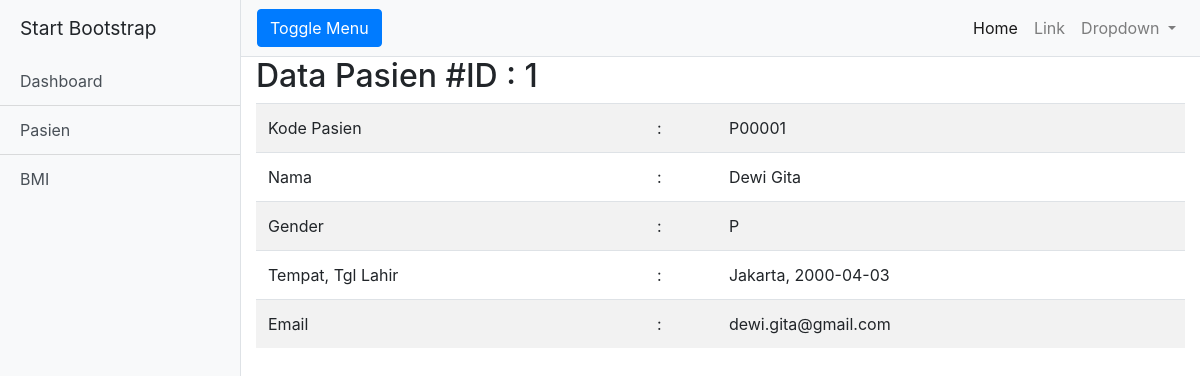
The page /index.php/pasien/view/1 on the database its author committed.
### tables this page shows
CREATE TABLE `pasien` (
  `id` int(11) NOT NULL,
  `kode` varchar(6) NOT NULL,
  `nama` varchar(40) NOT NULL,
  `gender` char(1) DEFAULT NULL,
  `tmp_lahir` varchar(30) DEFAULT NULL,
  `tgl_lahir` date DEFAULT NULL,
  `email` varchar(45) DEFAULT NULL
);

### application/controllers/Pasien.php (called while the page is built, shortened)
<?php
class Pasien extends CI_Controller {
    public function view($id){
        $this->load->model('pasien_model');
        $data['pasien']=$this->pasien_model->findById($id);
        $this->load->view('header');
        $this->load->view('pasien/view',$data);
        $this->load->view('footer');
    }
}

### index.php (called while the page is built, shortened)
<?php
require_once BASEPATH.'core/CodeIgniter.php';

### application/models/Pasien_model.php (called while the page is built, shortened)
<?php
class Pasien_model extends CI_Model {
    public function findById($id){
        $query = $this->db->get_where('pasien',['id'=>$id]);
        return $query->row();
    }
}
?>

### application/views/pasien/view.php (the view)
<h2>Data Pasien #ID : <?=$pasien->id?></h2>
<div>
    <table class="table table-striped">
        <tr>
        <td>Kode Pasien</td><td>:</td><td><?=$pasien->kode?></td>
        </tr>
        <tr><td>Nama</td><td>:</td><td><?=$pasien->nama?></td></tr>
        <tr>
        <td>Gender</td><td>:</td><td><?=$pasien->gender?></td>
        </tr>
        <tr>
        <td>Tempat, Tgl Lahir</td><td>:</td>
        <td><?=$pasien->tmp_lahir?>, <?=$pasien->tgl_lahir?></td>
        </tr>
        <tr><td>Email</td><td>:</td><td><?=$pasien->email?></td></tr>
    </table>
</div>

### rows shown on the page
pasien: id "1", kode "P00001", nama "Dewi Gita", gender "P", tmp_lahir "Jakarta", tgl_lahir "2000-04-03", email "dewi.gita@gmail.com"
